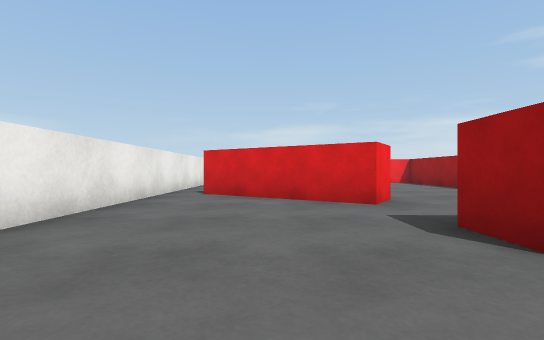
[1] (above)

24 first-person views from a walk through a scene from a Unity 3-D project. The camera is 0.55 m above the floor, looks level and sees 85° across. The floor is counted in squares, 1 m on a side. Each view is taken from the middle of a square. On the plan, view 1 faces up. The plan holds only what a view shows up to about 9 squares ahead; the rest is blank. Surface patterns are stand-ins for the level's own textures.

[2]
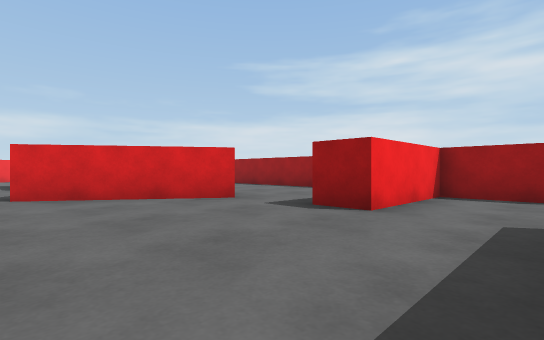

[3]
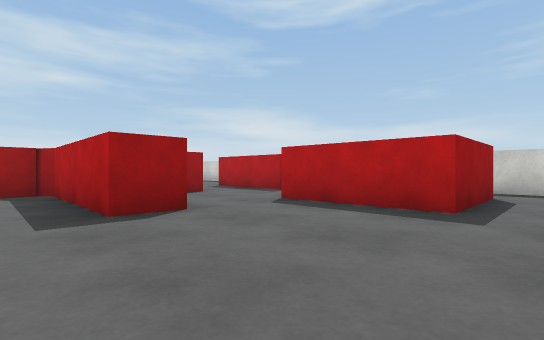

[4]
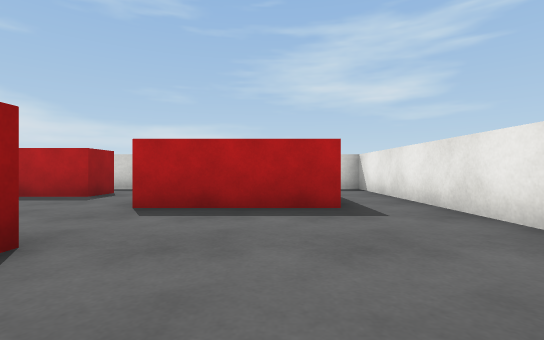

[5]
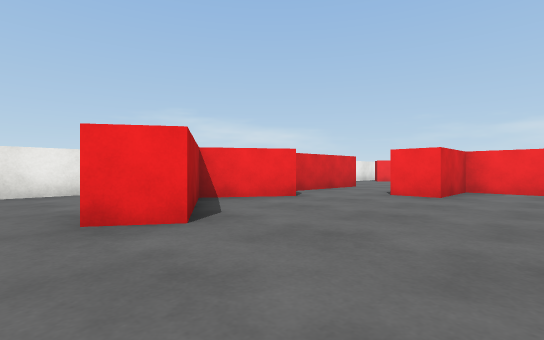

[6]
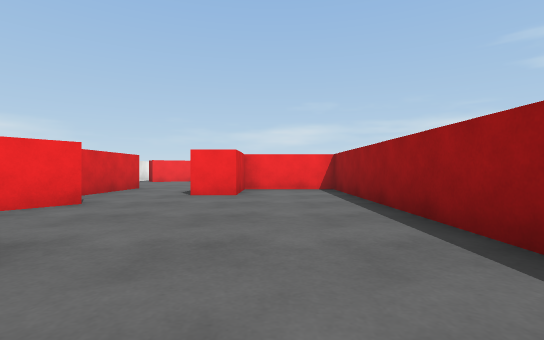

[7]
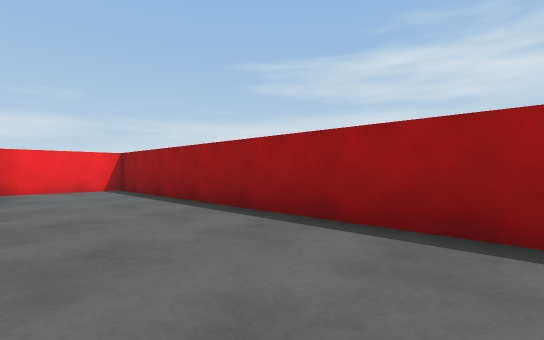

[8]
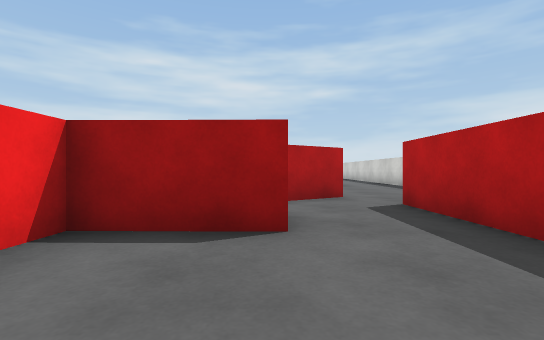

[9]
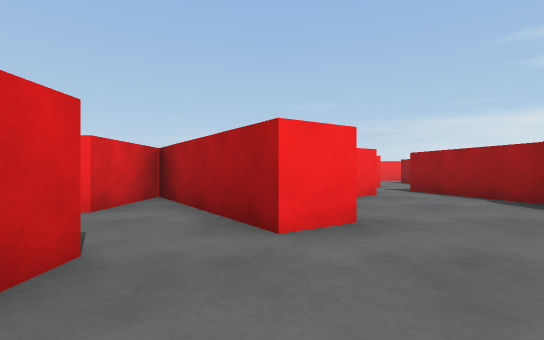

[10]
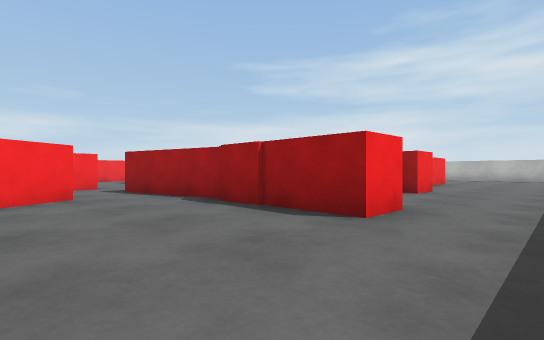

[11]
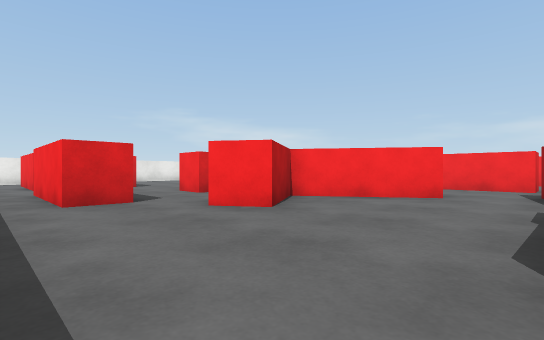

[12]
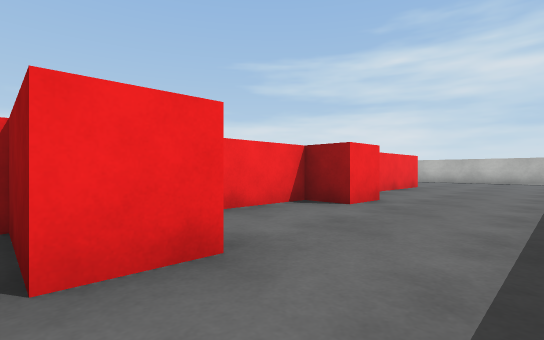

[13]
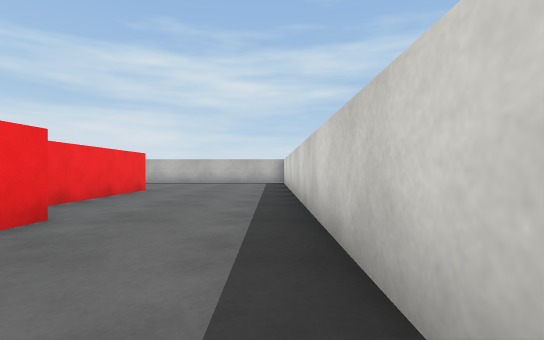

[14]
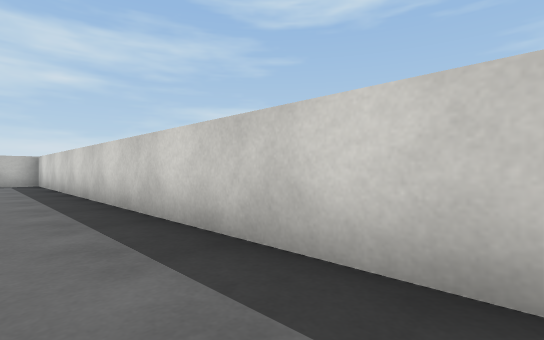

[15]
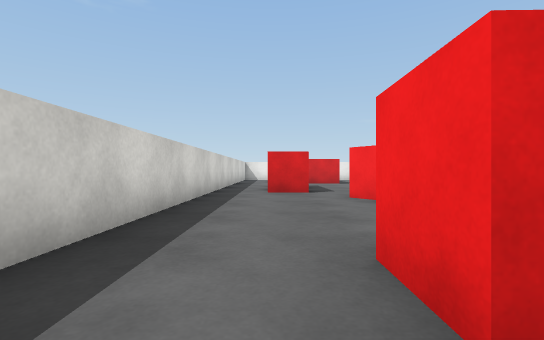

[16]
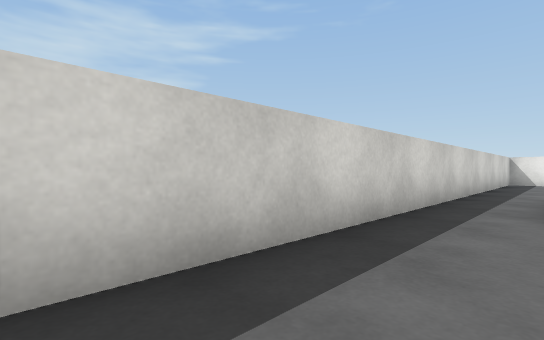

[17]
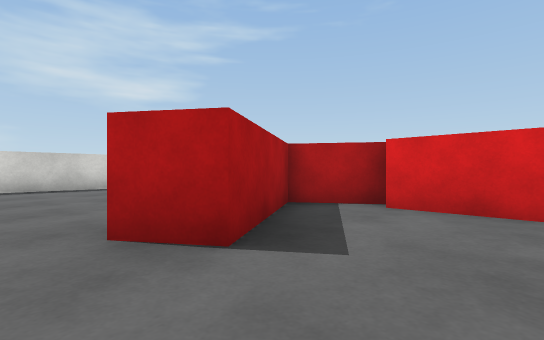

[18]
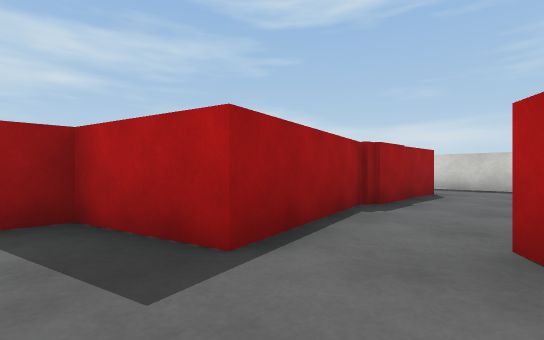

[19]
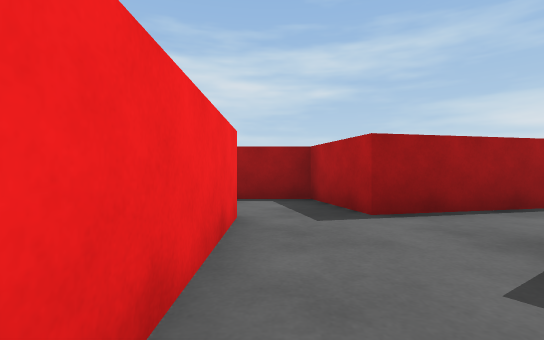

[20]
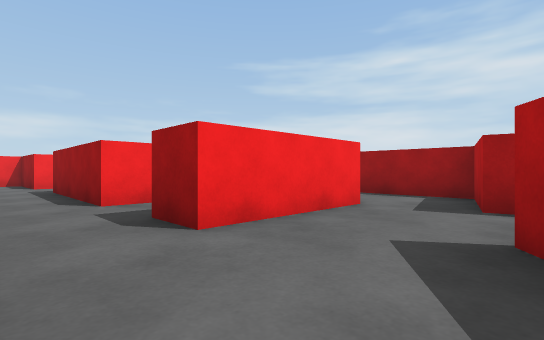

[21]
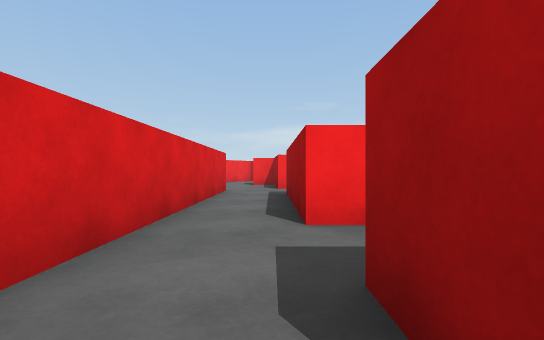

[22]
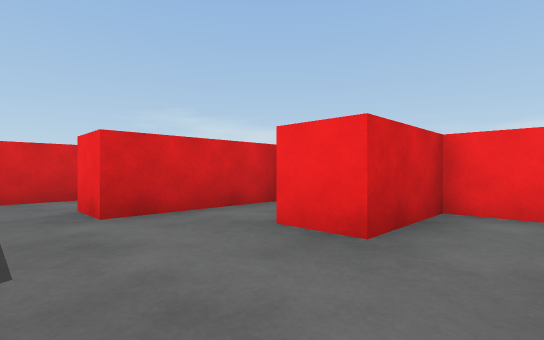

[23]
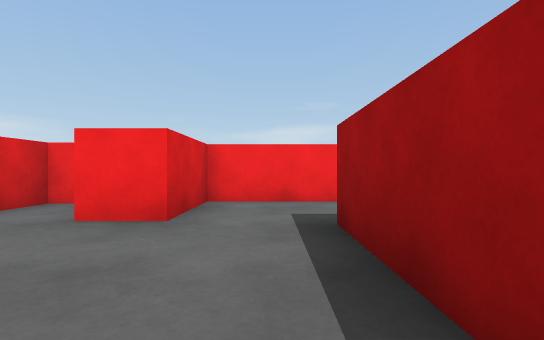

[24]
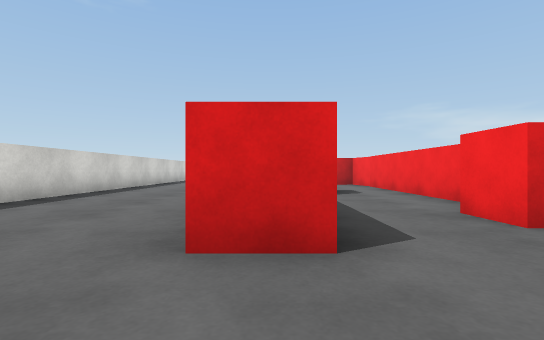

### Floor plan
Points are (right, up) in squares from view 1. A wall is a line through its corners. A room is listed if a view was taken in it or the views show most of it. See-through windows are left out.
Room 1 (views 1, 2, 3, 4, 5, 6, 7, 8)
walls: (5.4, 2.8) (5.8, 3) (5.8, 12.5) (3.2, 12.5) (3.2, 10.5) (2.1, 10.5); (1, 8.9) (-0.2, 7.1) (2.2, 5.6) (1.7, 4.7) (-1.6, 6.9); (-2.5, 6.5) (-2.5, -3.5); (7.3, -0.2) (5.7, 2); (3.8, -3.1) (3.8, -2.1) (6.8, -2.1); (-1, -3) (-1, -0.3) (2, -0.3)
ways out: opening at (6, -1) to room 2; opening at (-2, -3) to room 7; opening at (3, -2.5) to room 7; opening at (-2, 7); opening at (1, 11)
objects: other object (2, 0) to (5, 3)
Room 2 (views 9, 10, 16)
walls: (6.8, -2.1) (6.8, -3.1); (12.2, -2.4) (12.2, 0.6); (6.5, -4.5) (11.5, -4.5); (10.3, 2.4) (7.8, 0.8) (8.9, -0.9) (8.1, -1.4) (7.3, -0.2)
ways out: opening at (6, -1) to room 1; opening at (12.5, -3.5) to room 3; opening at (11, 1) to room 4; opening at (7, -4) to room 7
Room 3 (views 11, 12, 13, 14, 15, 24)
walls: (22, 0.5) (22, -0.6) (18.5, -0.6); (21.2, 2.4) (20.1, 2.4); (17.3, -1.5) (16.3, -1.5) (16.3, -0.6) (14.4, -0.6); (18.9, 3.3) (17.4, 3.3); (13.2, -2.4) (12.2, -2.4); (11.5, -4.5) (25.2, -4.5)
ways out: opening at (12.5, -3.5) to room 2; opening at (17, 2) to room 4
Room 4 (view 17)
walls: (13.7, 4.2) (13.7, 5.4); (11.4, 5.4) (10.4, 5.4); (9.7, 3.3) (10.3, 2.4); (17.4, 3.3) (15, 3.3)
ways out: opening at (11, 1) to room 2; opening at (17, 2) to room 3; opening at (9.5, 4.5) to room 5; opening at (12.5, 6) to room 6
objects: other object (12, 1) to (13, 4)
Room 5 (views 18, 19, 20, 21)
walls: (10.4, 5.4) (8.4, 5.4); (6.8, 5.5) (6.8, 3); (6.3, 3) (7.2, 1.6) (9.7, 3.3)
ways out: opening at (9.5, 4.5) to room 4; opening at (8, 6) to room 6
Room 6 (views 22, 23)
walls: (11.4, 6.2) (11.4, 5.4); (8.4, 5.4) (8.4, 6.5); (14.2, 11.2) (11.9, 11.2) (11.9, 9.2) (10.9, 9.2); (8.7, 13.7) (8.2, 13.7); (6.8, 12.9) (6.8, 5.5); (13.7, 5.4) (13.7, 9)
ways out: opening at (12.5, 6) to room 4; opening at (8, 6) to room 5; opening at (14, 10)
objects: other object (9, 8) to (10, 12)
Room 7 (no view inside)
walls: (1.9, -2.9) (0.5, -2.9); (-2.5, -3.5) (-2.5, -4.5) (6.5, -4.5); (6.8, -3.1) (3.8, -3.1)
ways out: opening at (-2, -3) to room 1; opening at (3, -2.5) to room 1; opening at (7, -4) to room 2

Positions as (right, up) in squares from view 1, and headings:
1: (0, 0), facing up
2: (-2, 0), facing up-right
3: (-2, 4), facing down-right
4: (0, 4), facing down
5: (5, 4), facing up-left
6: (4, 4), facing up
7: (3, 4), facing up-right
8: (2, 0), facing right
9: (8, -4), facing up
10: (9, -4), facing up-right
11: (12, -4), facing up-left
12: (12, -4), facing up-right
13: (14, -4), facing right
14: (14, -3), facing down-right
15: (14, -3), facing left
16: (11, -3), facing down-left
17: (11, 5), facing down-left
18: (10, 5), facing down-right
19: (8, 5), facing right
20: (7, 3), facing up-right
21: (8, 5), facing up
22: (13, 7), facing up-left
23: (13, 6), facing up
24: (24, 0), facing left
